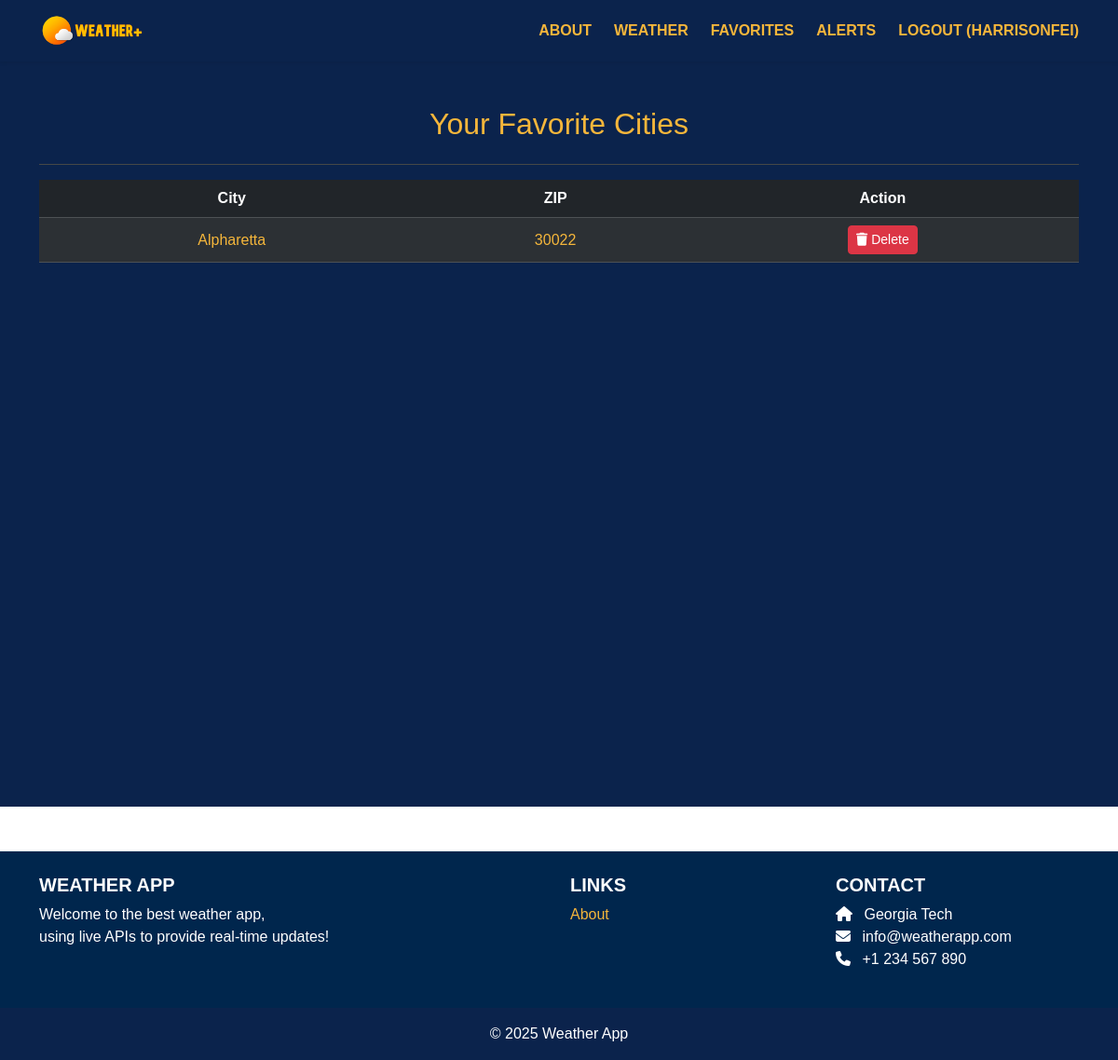
/favorites/ (signed in), run on an earlier commit of the app's database.
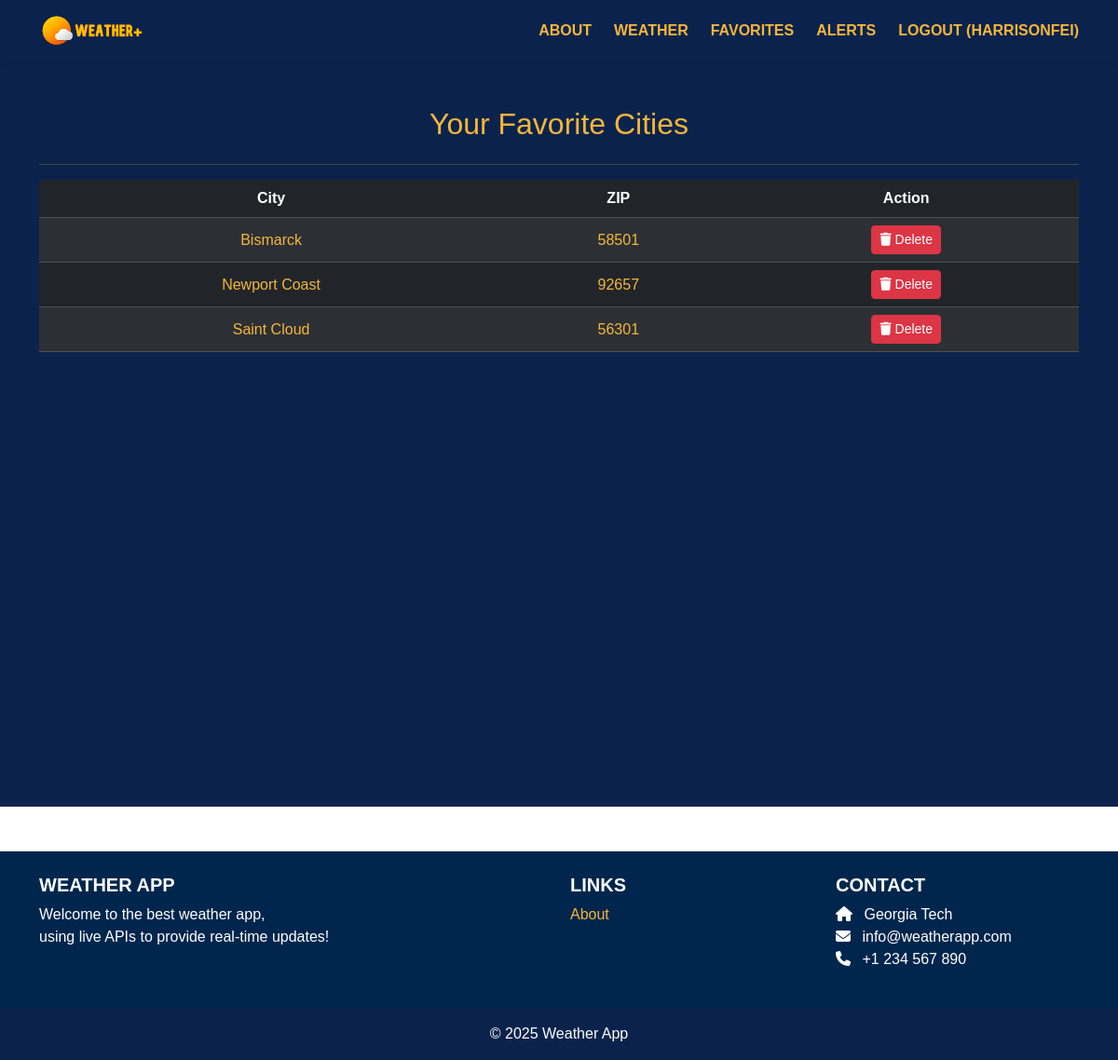
And on a later commit of the database.
### favorites/models.py (models this page shows, shortened)
class FavoriteZip(models.Model):
    user      = models.ForeignKey(User, on_delete=models.CASCADE,
                                  related_name='favorite_zips')
    zip_code  = models.CharField(max_length=15)
    city_name = models.CharField(
        max_length=120,
        default='',  # <─ satisfies existing rows
        blank=True  # allows empty string in admin/forms
    )
    class Meta:
        unique_together = ('user', 'zip_code')
        ordering = ['city_name']

### favorites/views.py (the view)
# urls.py: path('', index, name='favorites.index'),
@login_required
def index(request):
    zips = request.user.favorite_zips.all()
    return render(request, 'favorites/index.html', {'zips': zips})

### favorites/templates/favorites/index.html
{% extends 'base.html' %}
{% block content %}
<div class="py-5" style="background-color: #0B234C; min-height: 100vh;">
  <div class="container">
    <h2 class="text-center mb-4" style="font-family: 'Helvetica'; color: #F5B63B;">Your Favorite Cities</h2>
    <hr style="border-color: #F5B63B;">
    {% if zips %}
      <div class="table-responsive">
        <table class="table table-dark table-striped text-center align-middle" style="font-family: 'Helvetica';">
          <thead style="background-color: #F5B63B; color: #0B234C;">
            <tr>
              <th>City</th>
              <th>ZIP</th>
              <th>Action</th>
            </tr>
          </thead>
          <tbody>
            {% for fav in zips %}
            <tr>
              <td>
                <a href="{% url 'weather.index' %}?zip_code={{ fav.zip_code }}" class="text-decoration-none" style="color: #F5B63B;">
                  {{ fav.city_name }}
                </a>
              </td>
              <td style="color: #F5B63B;">{{ fav.zip_code }}</td>
              <td>
                <a href="{% url 'favorites.delete' fav.id %}" class="btn btn-sm btn-danger">
                  <i class="fa fa-trash"></i> Delete
                </a>
              </td>
            </tr>
            {% endfor %}
          </tbody>
        </table>
      </div>
    {% else %}
      <p class="text-center" style="font-family: 'Helvetica'; color: #F5B63B;">No favorites yet.</p>
    {% endif %}
  </div>
</div>
{% endblock %}

What changed in the data, as far as the page shows it:
removed FavoriteZip: city_name "Alpharetta", zip_code "30022"
added FavoriteZip: city_name "Bismarck", zip_code "58501"
added FavoriteZip: city_name "Newport Coast", zip_code "92657"
added FavoriteZip: city_name "Saint Cloud", zip_code "56301"
